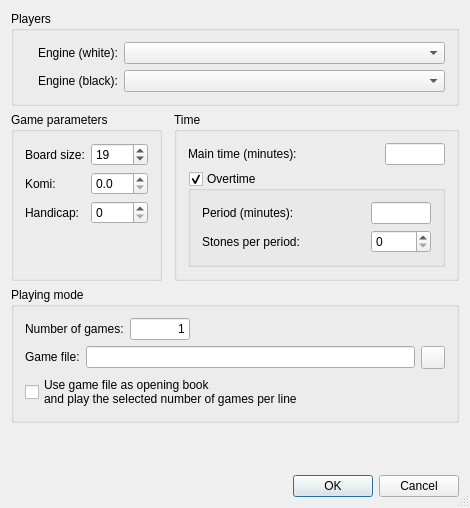
<?xml version="1.0" encoding="UTF-8"?>
<ui version="4.0">
 <class>TwoAIGameDlgGui</class>
 <widget class="QDialog" name="TwoAIGameDlgGui">
  <property name="enabled">
   <bool>true</bool>
  </property>
  <property name="geometry">
   <rect>
    <x>0</x>
    <y>0</y>
    <width>470</width>
    <height>508</height>
   </rect>
  </property>
  <property name="sizePolicy">
   <sizepolicy hsizetype="Preferred" vsizetype="Preferred">
    <horstretch>0</horstretch>
    <verstretch>0</verstretch>
   </sizepolicy>
  </property>
  <property name="windowTitle">
   <string>Computer Game</string>
  </property>
  <property name="sizeGripEnabled">
   <bool>true</bool>
  </property>
  <property name="modal">
   <bool>false</bool>
  </property>
  <layout class="QGridLayout">
   <item row="12" column="0" colspan="3">
    <layout class="QHBoxLayout">
     <property name="spacing">
      <number>6</number>
     </property>
     <property name="leftMargin">
      <number>0</number>
     </property>
     <property name="topMargin">
      <number>0</number>
     </property>
     <property name="rightMargin">
      <number>0</number>
     </property>
     <property name="bottomMargin">
      <number>0</number>
     </property>
     <item>
      <spacer name="Horizontal Spacing2">
       <property name="orientation">
        <enum>Qt::Horizontal</enum>
       </property>
       <property name="sizeType">
        <enum>QSizePolicy::Expanding</enum>
       </property>
       <property name="sizeHint" stdset="0">
        <size>
         <width>224</width>
         <height>20</height>
        </size>
       </property>
      </spacer>
     </item>
     <item>
      <widget class="QDialogButtonBox" name="buttonBox">
       <property name="standardButtons">
        <set>QDialogButtonBox::Cancel|QDialogButtonBox::Ok</set>
       </property>
      </widget>
     </item>
    </layout>
   </item>
   <item row="10" column="0" colspan="3">
    <widget class="QGroupBox" name="loadBox">
     <property name="sizePolicy">
      <sizepolicy hsizetype="Preferred" vsizetype="Preferred">
       <horstretch>0</horstretch>
       <verstretch>0</verstretch>
      </sizepolicy>
     </property>
     <property name="title">
      <string>Playing mode</string>
     </property>
     <layout class="QGridLayout" name="gridLayout_6">
      <item row="1" column="0" colspan="2">
       <widget class="QWidget" name="widget" native="true">
        <layout class="QGridLayout" name="gridLayout_5">
         <property name="leftMargin">
          <number>0</number>
         </property>
         <property name="topMargin">
          <number>0</number>
         </property>
         <property name="rightMargin">
          <number>0</number>
         </property>
         <property name="bottomMargin">
          <number>0</number>
         </property>
         <item row="0" column="0">
          <widget class="QLabel" name="label_8">
           <property name="text">
            <string>Game file:</string>
           </property>
          </widget>
         </item>
         <item row="0" column="1">
          <widget class="QLineEdit" name="gameToLoad">
           <property name="enabled">
            <bool>true</bool>
           </property>
          </widget>
         </item>
        </layout>
       </widget>
      </item>
      <item row="1" column="2">
       <widget class="QToolButton" name="filePathButton">
        <property name="text">
         <string/>
        </property>
        <property name="icon">
         <iconset resource="q4go.qrc">
          <normaloff>:/ClientWindowGui/images/clientwindow/fileopen.png</normaloff>:/ClientWindowGui/images/clientwindow/fileopen.png</iconset>
        </property>
       </widget>
      </item>
      <item row="0" column="0" colspan="3">
       <widget class="QWidget" name="widget_2" native="true">
        <layout class="QHBoxLayout" name="horizontalLayout">
         <property name="leftMargin">
          <number>0</number>
         </property>
         <property name="topMargin">
          <number>0</number>
         </property>
         <property name="rightMargin">
          <number>0</number>
         </property>
         <property name="bottomMargin">
          <number>0</number>
         </property>
         <item>
          <widget class="QLabel" name="label_6">
           <property name="text">
            <string>Number of games:</string>
           </property>
          </widget>
         </item>
         <item>
          <widget class="QLineEdit" name="numGamesEdit">
           <property name="maximumSize">
            <size>
             <width>60</width>
             <height>16777215</height>
            </size>
           </property>
           <property name="text">
            <string>1</string>
           </property>
           <property name="alignment">
            <set>Qt::AlignRight|Qt::AlignTrailing|Qt::AlignVCenter</set>
           </property>
          </widget>
         </item>
         <item>
          <spacer name="horizontalSpacer">
           <property name="orientation">
            <enum>Qt::Horizontal</enum>
           </property>
           <property name="sizeHint" stdset="0">
            <size>
             <width>1</width>
             <height>20</height>
            </size>
           </property>
          </spacer>
         </item>
        </layout>
       </widget>
      </item>
      <item row="2" column="0" colspan="3">
       <widget class="QCheckBox" name="playOpeningsCheckBox">
        <property name="text">
         <string>Use game file as opening book
and play the selected number of games per line</string>
        </property>
       </widget>
      </item>
     </layout>
    </widget>
   </item>
   <item row="3" column="0">
    <widget class="QGroupBox" name="gameParamsBox">
     <property name="sizePolicy">
      <sizepolicy hsizetype="Preferred" vsizetype="Preferred">
       <horstretch>0</horstretch>
       <verstretch>0</verstretch>
      </sizepolicy>
     </property>
     <property name="title">
      <string>Game parameters</string>
     </property>
     <layout class="QGridLayout" name="gridLayout_4">
      <item row="0" column="1">
       <widget class="QSpinBox" name="boardsizeSpinBox">
        <property name="minimum">
         <number>4</number>
        </property>
        <property name="maximum">
         <number>36</number>
        </property>
        <property name="value">
         <number>19</number>
        </property>
       </widget>
      </item>
      <item row="1" column="1">
       <widget class="KomiSpinBox" name="komiSpin">
        <property name="focusPolicy">
         <enum>Qt::StrongFocus</enum>
        </property>
        <property name="acceptDrops">
         <bool>true</bool>
        </property>
        <property name="decimals">
         <number>1</number>
        </property>
       </widget>
      </item>
      <item row="1" column="0">
       <widget class="QLabel" name="TextLabel4">
        <property name="text">
         <string>Komi:</string>
        </property>
        <property name="wordWrap">
         <bool>false</bool>
        </property>
       </widget>
      </item>
      <item row="2" column="0">
       <widget class="QLabel" name="TextLabel5">
        <property name="text">
         <string>Handicap:</string>
        </property>
        <property name="wordWrap">
         <bool>false</bool>
        </property>
       </widget>
      </item>
      <item row="0" column="0">
       <widget class="QLabel" name="TextLabel3">
        <property name="text">
         <string>Board size:</string>
        </property>
        <property name="wordWrap">
         <bool>false</bool>
        </property>
       </widget>
      </item>
      <item row="2" column="1">
       <widget class="QSpinBox" name="handicapSpinBox">
        <property name="maximum">
         <number>13</number>
        </property>
       </widget>
      </item>
      <item row="3" column="0">
       <spacer name="verticalSpacer">
        <property name="orientation">
         <enum>Qt::Vertical</enum>
        </property>
        <property name="sizeHint" stdset="0">
         <size>
          <width>20</width>
          <height>1</height>
         </size>
        </property>
       </spacer>
      </item>
     </layout>
    </widget>
   </item>
   <item row="3" column="2">
    <widget class="QGroupBox" name="timeBox">
     <property name="title">
      <string>Time</string>
     </property>
     <layout class="QGridLayout" name="gridLayout_3">
      <item row="0" column="0">
       <widget class="QLabel" name="label">
        <property name="text">
         <string>Main time (minutes):</string>
        </property>
       </widget>
      </item>
      <item row="0" column="1">
       <widget class="QLineEdit" name="mainTimeEdit">
        <property name="maximumSize">
         <size>
          <width>60</width>
          <height>16777215</height>
         </size>
        </property>
       </widget>
      </item>
      <item row="1" column="0" colspan="2">
       <widget class="QGroupBox" name="overtimeGroupBox">
        <property name="title">
         <string>Overtime</string>
        </property>
        <property name="checkable">
         <bool>true</bool>
        </property>
        <layout class="QGridLayout" name="gridLayout_2">
         <item row="0" column="1">
          <widget class="QLineEdit" name="overPeriodEdit">
           <property name="maximumSize">
            <size>
             <width>60</width>
             <height>16777215</height>
            </size>
           </property>
          </widget>
         </item>
         <item row="0" column="0">
          <widget class="QLabel" name="label_4">
           <property name="text">
            <string>Period (minutes):</string>
           </property>
          </widget>
         </item>
         <item row="1" column="0">
          <widget class="QLabel" name="label_5">
           <property name="text">
            <string>Stones per period:</string>
           </property>
          </widget>
         </item>
         <item row="1" column="1">
          <widget class="QSpinBox" name="overStonesSpinBox"/>
         </item>
        </layout>
       </widget>
      </item>
     </layout>
    </widget>
   </item>
   <item row="0" column="0" colspan="3">
    <widget class="QGroupBox" name="groupBox">
     <property name="title">
      <string>Players</string>
     </property>
     <layout class="QGridLayout" name="gridLayout">
      <item row="0" column="1">
       <widget class="QLabel" name="label_2">
        <property name="text">
         <string>Engine (white):</string>
        </property>
       </widget>
      </item>
      <item row="0" column="2">
       <widget class="QComboBox" name="engineWComboBox">
        <property name="sizePolicy">
         <sizepolicy hsizetype="Expanding" vsizetype="Preferred">
          <horstretch>0</horstretch>
          <verstretch>0</verstretch>
         </sizepolicy>
        </property>
       </widget>
      </item>
      <item row="1" column="1">
       <widget class="QLabel" name="label_3">
        <property name="text">
         <string>Engine (black):</string>
        </property>
       </widget>
      </item>
      <item row="1" column="2">
       <widget class="QComboBox" name="engineBComboBox">
        <property name="sizePolicy">
         <sizepolicy hsizetype="Preferred" vsizetype="Preferred">
          <horstretch>0</horstretch>
          <verstretch>0</verstretch>
         </sizepolicy>
        </property>
       </widget>
      </item>
      <item row="0" column="0">
       <widget class="QLabel" name="TextLabel2">
        <property name="text">
         <string/>
        </property>
        <property name="pixmap">
         <pixmap resource="q4go.qrc">:/images/stone_w16.png</pixmap>
        </property>
        <property name="wordWrap">
         <bool>false</bool>
        </property>
       </widget>
      </item>
      <item row="1" column="0">
       <widget class="QLabel" name="TextLabel1">
        <property name="text">
         <string/>
        </property>
        <property name="pixmap">
         <pixmap resource="q4go.qrc">:/images/stone_b16.png</pixmap>
        </property>
        <property name="wordWrap">
         <bool>false</bool>
        </property>
       </widget>
      </item>
     </layout>
    </widget>
   </item>
   <item row="11" column="0" colspan="3">
    <spacer name="spacer3">
     <property name="orientation">
      <enum>Qt::Vertical</enum>
     </property>
     <property name="sizeType">
      <enum>QSizePolicy::Expanding</enum>
     </property>
     <property name="sizeHint" stdset="0">
      <size>
       <width>20</width>
       <height>1</height>
      </size>
     </property>
    </spacer>
   </item>
  </layout>
 </widget>
 <layoutdefault spacing="6" margin="11"/>
 <customwidgets>
  <customwidget>
   <class>KomiSpinBox</class>
   <extends>QDoubleSpinBox</extends>
   <header>komispinbox.h</header>
  </customwidget>
 </customwidgets>
 <tabstops>
  <tabstop>engineWComboBox</tabstop>
  <tabstop>engineBComboBox</tabstop>
  <tabstop>boardsizeSpinBox</tabstop>
  <tabstop>komiSpin</tabstop>
  <tabstop>handicapSpinBox</tabstop>
  <tabstop>overPeriodEdit</tabstop>
  <tabstop>overStonesSpinBox</tabstop>
 </tabstops>
 <includes>
  <include location="local">komispinbox.h</include>
 </includes>
 <resources>
  <include location="q4go.qrc"/>
 </resources>
 <connections/>
</ui>
